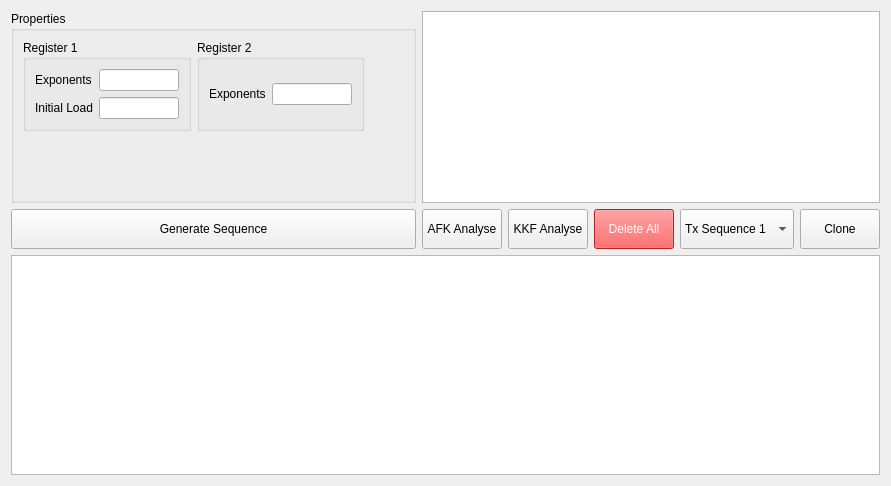
     <widget class="QWidget" name="ogffamily">
      <attribute name="title">
       <string>OGF-Family</string>
      </attribute>
      <layout class="QGridLayout" name="gridLayout_25">
       <item row="0" column="0">
        <widget class="QGroupBox" name="groupBox_6">
         <property name="title">
          <string>Properties</string>
         </property>
         <layout class="QGridLayout" name="gridLayout_22">
          <item row="1" column="0">
           <spacer name="verticalSpacer_6">
            <property name="orientation">
             <enum>Qt::Vertical</enum>
            </property>
            <property name="sizeHint" stdset="0">
             <size>
              <width>20</width>
              <height>40</height>
             </size>
            </property>
           </spacer>
          </item>
          <item row="0" column="2">
           <spacer name="horizontalSpacer_6">
            <property name="orientation">
             <enum>Qt::Horizontal</enum>
            </property>
            <property name="sizeHint" stdset="0">
             <size>
              <width>40</width>
              <height>20</height>
             </size>
            </property>
           </spacer>
          </item>
          <item row="0" column="0">
           <widget class="QGroupBox" name="groupBox_17">
            <property name="title">
             <string>Register 1</string>
            </property>
            <layout class="QGridLayout" name="gridLayout_23">
             <item row="0" column="0">
              <widget class="QLabel" name="label_14">
               <property name="text">
                <string>Exponents</string>
               </property>
              </widget>
             </item>
             <item row="1" column="0">
              <widget class="QLabel" name="label_15">
               <property name="text">
                <string>Initial Load</string>
               </property>
              </widget>
             </item>
             <item row="1" column="1">
              <widget class="QLineEdit" name="lineEdit_ogffamily_register1_initialload">
               <property name="minimumSize">
                <size>
                 <width>60</width>
                 <height>0</height>
                </size>
               </property>
               <property name="maximumSize">
                <size>
                 <width>80</width>
                 <height>16777215</height>
                </size>
               </property>
              </widget>
             </item>
             <item row="0" column="1">
              <widget class="QLineEdit" name="lineEdit_ogffamily_register1_exponents">
               <property name="minimumSize">
                <size>
                 <width>60</width>
                 <height>0</height>
                </size>
               </property>
               <property name="maximumSize">
                <size>
                 <width>80</width>
                 <height>16777215</height>
                </size>
               </property>
              </widget>
             </item>
            </layout>
           </widget>
          </item>
          <item row="0" column="1">
           <widget class="QGroupBox" name="groupBox_29">
            <property name="title">
             <string>Register 2</string>
            </property>
            <layout class="QGridLayout" name="gridLayout_24">
             <item row="0" column="0">
              <widget class="QLabel" name="label_32">
               <property name="text">
                <string>Exponents</string>
               </property>
              </widget>
             </item>
             <item row="0" column="1">
              <widget class="QLineEdit" name="lineEdit_ogffamily_register2_exponents">
               <property name="minimumSize">
                <size>
                 <width>60</width>
                 <height>0</height>
                </size>
               </property>
               <property name="maximumSize">
                <size>
                 <width>80</width>
                 <height>16777215</height>
                </size>
               </property>
              </widget>
             </item>
            </layout>
           </widget>
          </item>
         </layout>
        </widget>
       </item>
       <item row="1" column="0">
        <widget class="QPushButton" name="pushButton_ogffamily_generatesequence">
         <property name="minimumSize">
          <size>
           <width>0</width>
           <height>40</height>
          </size>
         </property>
         <property name="text">
          <string>Generate Sequence</string>
         </property>
        </widget>
       </item>
       <item row="1" column="1">
        <layout class="QHBoxLayout" name="horizontalLayout_6">
         <item>
          <widget class="QPushButton" name="pushButton_ogffamily_afkanalyse">
           <property name="minimumSize">
            <size>
             <width>0</width>
             <height>40</height>
            </size>
           </property>
           <property name="text">
            <string>AFK Analyse</string>
           </property>
          </widget>
         </item>
         <item>
          <widget class="QPushButton" name="pushButton_ogffamily_kkfanalyse">
           <property name="minimumSize">
            <size>
             <width>0</width>
             <height>40</height>
            </size>
           </property>
           <property name="text">
            <string>KKF Analyse</string>
           </property>
          </widget>
         </item>
         <item>
          <widget class="QPushButton" name="pushButton_ogffamily_deleteall">
           <property name="minimumSize">
            <size>
             <width>0</width>
             <height>40</height>
            </size>
           </property>
           <property name="styleSheet">
            <string notr="true">background-color: rgb(255, 45, 45);
color: rgb(255, 255, 255)</string>
           </property>
           <property name="text">
            <string>Delete All</string>
           </property>
          </widget>
         </item>
         <item>
          <widget class="QComboBox" name="comboBox_ogffamily">
           <property name="minimumSize">
            <size>
             <width>0</width>
             <height>40</height>
            </size>
           </property>
           <item>
            <property name="text">
             <string>Tx Sequence 1</string>
            </property>
           </item>
           <item>
            <property name="text">
             <string>Tx Sequence 2</string>
            </property>
           </item>
           <item>
            <property name="text">
             <string>Rx Sequence 1</string>
            </property>
           </item>
           <item>
            <property name="text">
             <string>Rx Sequence 2</string>
            </property>
           </item>
          </widget>
         </item>
         <item>
          <widget class="QPushButton" name="pushButton_ogffamily_clone">
           <property name="minimumSize">
            <size>
             <width>0</width>
             <height>40</height>
            </size>
           </property>
           <property name="text">
            <string>Clone</string>
           </property>
          </widget>
         </item>
        </layout>
       </item>
       <item row="2" column="0" colspan="2">
        <widget class="QGraphicsView" name="graphicsView_ogffamily">
         <property name="sizePolicy">
          <sizepolicy hsizetype="Expanding" vsizetype="Minimum">
           <horstretch>0</horstretch>
           <verstretch>0</verstretch>
          </sizepolicy>
         </property>
         <property name="minimumSize">
          <size>
           <width>0</width>
           <height>220</height>
          </size>
         </property>
        </widget>
       </item>
       <item row="0" column="1">
        <widget class="QListWidget" name="listWidget_ogffamily"/>
       </item>
      </layout>
     </widget>
